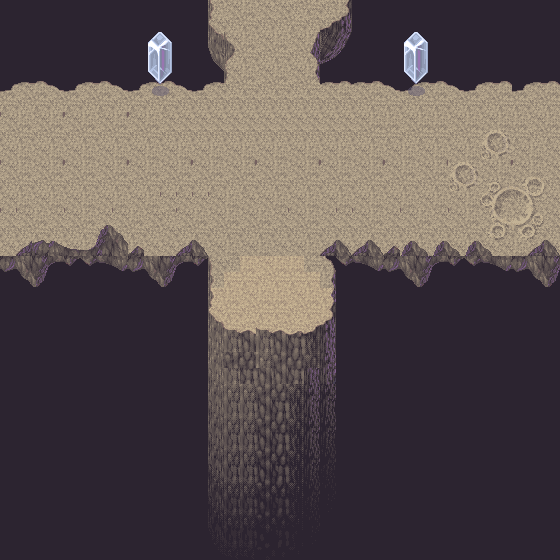

This game map was drawn from its Tiled (.tmx) file and the tilesets committed beside it. A one-line description and the trimmed map source follow:
An orthogonal 35x35 tile map with 16x16 px tiles, 3 tile layers (background, first, second), 2 tilesets and 20 objects (12x barrier, 3x entrance).

<map version="1.0" orientation="orthogonal" width="35" height="35" tilewidth="16" tileheight="16">
 <properties>
  <property name="scene-type" value="field" />
  <property name="sound" value="sounds/dungeon.mp3" />
  <property name="tmx" value="maps/M302.tmx" />
 </properties>
 <tileset firstgid="1" name="050-DarkSpace01" tilewidth="16" tileheight="16">
  <image source="050-DarkSpace01.png" width="256" height="640" />
 </tileset>
 <tileset firstgid="641" name="barrier-mask4" tilewidth="16" tileheight="16">
  <image source="barrier-mask4.png" width="64" height="64" />
 </tileset>
 <layer name="background" width="35" height="35">
  <data>[1225 cells, 1225 non-empty, 4 distinct tile ids]</data>
 </layer>
 <layer name="first" width="35" height="35">
  <data>[1225 cells, 632 non-empty, 178 distinct tile ids]</data>
 </layer>
 <layer name="second" width="35" height="35">
  <data>[1225 cells, 66 non-empty, 40 distinct tile ids]</data>
 </layer>
 <objectgroup name="entrances" width="35" height="35">
  <object name="dungeon-2-west" type="entrance" x="0" y="80" width="32" height="160">
   <properties>
    <property name="ID" value="M301" />
    <property name="dest" value="dungeon-1-east" />
   </properties>
  </object>
  <object name="dungeon-2-east" type="entrance" x="528" y="80" width="32" height="160">
   <properties>
    <property name="ID" value="M303" />
    <property name="dest" value="dungeon-3-west" />
   </properties>
  </object>
  <object name="dungeon-2-north" type="entrance" x="224" y="0" width="112" height="32">
   <properties>
    <property name="ID" value="M305" />
    <property name="dest" value="dungeon-5-south" />
   </properties>
  </object>
 </objectgroup>
 <objectgroup name="barriers" width="35" height="35">
  <object type="barrier" x="0" y="240" width="208" height="320" />
  <object type="barrier" x="0" y="-80" width="208" height="160" />
  <object type="barrier" x="352" y="240" width="208" height="16" />
  <object type="barrier" x="320" y="64" width="240" height="16" />
  <object type="barrier" x="208" y="0" width="16" height="80" />
  <object type="barrier" x="208" y="320" width="128" height="288" />
  <object type="barrier" x="336" y="240" width="240" height="320" />
  <object type="barrier" x="320" y="32" width="16" height="32" />
  <object type="barrier" x="336" y="0" width="240" height="64" />
  <object type="barrier" x="560" y="64" width="16" height="192" />
  <object type="barrier" x="-16" y="64" width="16" height="192" />
  <object type="barrier" x="208" y="-16" width="144" height="16" />
 </objectgroup>
 <objectgroup name="semi-transparents" width="35" height="35" />
 <objectgroup name="objects" width="35" height="35">
  <object x="167" y="170">
   <properties>
    <property name="ID" value="E401" />
    <property name="flags" value="F403,F412,F403,F401,F402,F410" />
   </properties>
  </object>
  <object x="258" y="226">
   <properties>
    <property name="ID" value="E406" />
    <property name="flags" value="F403,F409,F407,F411,F412,F413" />
   </properties>
  </object>
  <object x="380" y="180">
   <properties>
    <property name="ID" value="E406" />
    <property name="flags" value="F403,F412,F405,F401,F403,F407" />
   </properties>
  </object>
  <object x="257" y="127">
   <properties>
    <property name="ID" value="E401" />
    <property name="flags" value="F403,F407,F406,F410,F403,F411" />
   </properties>
  </object>
  <object x="285" y="65">
   <properties>
    <property name="ID" value="E401" />
    <property name="flags" value="F403,F412,F408,F404,F413,F405" />
   </properties>
  </object>
 </objectgroup>
</map>
